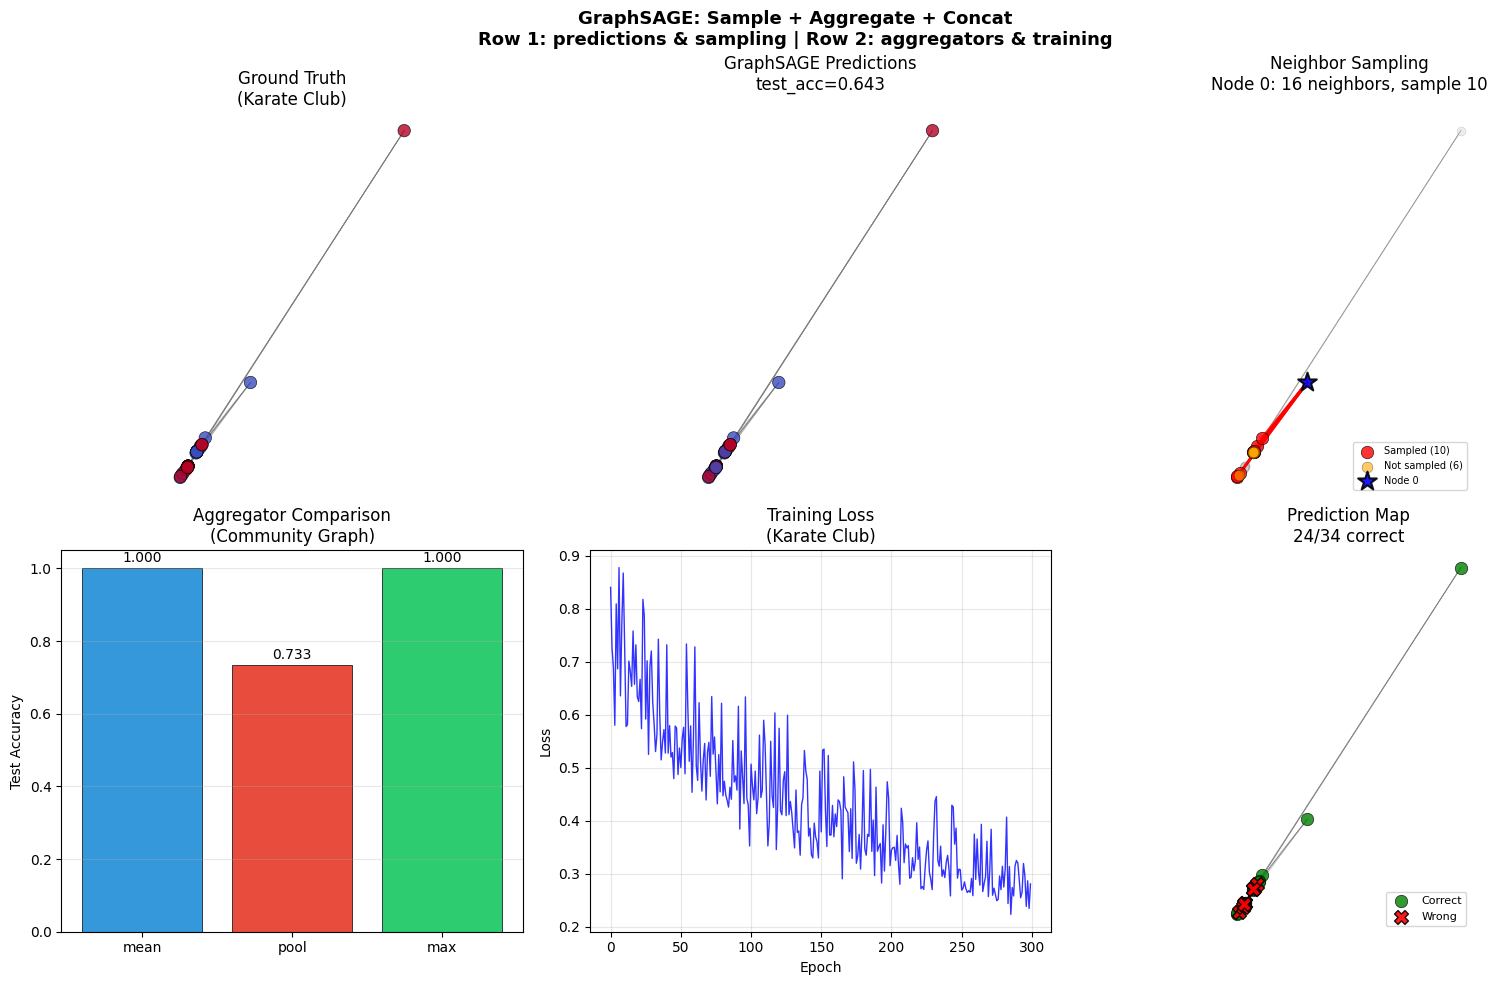

This figure's Python source:
"""
GraphSAGE — Paradigm: INDUCTIVE AGGREGATION

===============================================================
WHAT IT IS (THE CORE IDEA)
===============================================================

GraphSAGE = Graph SAmple and aggreGatE (Hamilton et al., 2017)

Instead of fixed graph convolution like GCN, LEARN an aggregation
function from SAMPLED neighbors.

For each node v, at each layer k:

    1. SAMPLE: Pick k neighbors of v (not all!)
    2. AGGREGATE: Combine neighbor features
       h_N(v)^(k) = AGGREGATE({h_u^(k-1) : u in SAMPLE(N(v))})
    3. CONCAT: Combine self with aggregated neighbors
       h_v^(k) = sigma(W^(k) . CONCAT(h_v^(k-1), h_N(v)^(k)))
    4. NORMALIZE: L2-normalize the embedding
       h_v^(k) = h_v^(k) / ||h_v^(k)||

The CONCAT is the key difference from GCN:
    GCN: smooths self INTO neighbors (weighted average)
    GraphSAGE: EXPLICITLY separates self from neighbors

===============================================================
WHY GRAPHSAGE > GCN
===============================================================

1. INDUCTIVE: GCN learns weights tied to graph structure.
   GraphSAGE learns a GENERAL aggregation function.
   -> Can process UNSEEN nodes and UNSEEN graphs!

2. SCALABLE: GCN uses ALL neighbors (full A_hat multiplication).
   GraphSAGE SAMPLES k neighbors per node per layer.
   -> Constant computation per node, regardless of degree.

3. FLEXIBLE: GCN uses fixed degree-weighted mean.
   GraphSAGE supports multiple aggregator types.
   -> Mean, pool, max -- each with different strengths.

===============================================================
AGGREGATORS
===============================================================

1. MEAN: Simple average of neighbor features
   h_N(v) = mean({h_u : u in S(N(v))})
   Equivalent to GCN's normalized mean (but with sampling).

2. POOL: Apply MLP, then element-wise max-pool
   h_N(v) = max({sigma(W_pool h_u + b_pool) : u in S(N(v))})
   More expressive: nonlinear transformation before aggregation.

3. MAX: Element-wise maximum of neighbor features
   h_N(v) = max({h_u : u in S(N(v))})
   Captures the most salient feature per dimension.

===============================================================
SAMPLING: WHY NOT USE ALL NEIGHBORS?
===============================================================

Full neighborhood aggregation has problems:
1. HIGH-DEGREE NODES: Some nodes have 1000+ neighbors
   -> Computation and memory explodes
2. MINI-BATCH TRAINING: Can't fit full neighborhoods in batch
   -> Need bounded computation per node
3. REGULARIZATION: Sampling adds stochasticity
   -> Acts like dropout, prevents overfitting

Typical sample sizes: 10-25 per layer
With 2 layers: at most 25 * 25 = 625 nodes per ego-graph

===============================================================
INDUCTIVE BIAS
===============================================================

1. LEARNED AGGREGATION: Generalizes to new structures
2. CONCAT(self, neighbors): Self-info never lost (unlike GCN)
3. SAMPLING: Bounded computation, stochastic regularization
4. HOMOPHILY: Still assumes neighbors share information
5. LOCAL: k layers = k-hop, same as GCN

WHEN IT WORKS:
    Inductive: train on one graph, test on another
    Large graphs: sampling makes it scalable
    Dynamic graphs: new nodes can be classified immediately

WHEN IT FAILS:
    Very heterophilic graphs (neighbors are different classes)
    Very small sample sizes lose too much information

===============================================================
"""

import numpy as np
import matplotlib.pyplot as plt
import sys
sys.path.insert(0, '/Users/sid47/ML Algorithms')
from importlib import import_module
graph_module = import_module('35_graph_fundamentals')
Graph = graph_module.Graph
karate_club = graph_module.karate_club
create_community_graph = graph_module.create_community_graph
create_citation_network = graph_module.create_citation_network
create_transductive_split = graph_module.create_transductive_split
spring_layout = graph_module.spring_layout
draw_graph = graph_module.draw_graph

gcn_module = import_module('36_gcn')
softmax = gcn_module.softmax
cross_entropy_loss = gcn_module.cross_entropy_loss
compute_normalized_adjacency = gcn_module.compute_normalized_adjacency
GCN = gcn_module.GCN


# ============================================================
# GRAPHSAGE IMPLEMENTATION
# ============================================================

class GraphSAGE:
    """
    GraphSAGE: Graph SAmple and aggreGatE.

    Paradigm: INDUCTIVE AGGREGATION

    Key difference from GCN:
        GCN:       H' = sigma( A_hat H W )   (fixed graph convolution)
        GraphSAGE: h_v = sigma( W . CONCAT(h_v, AGG({h_u : u in S(N(v))})) )

    The aggregation function is LEARNED, not fixed.
    Neighbors are SAMPLED, not all used.
    Self-features are CONCATENATED, not smoothed in.
    """

    def __init__(self, n_features, n_hidden, n_classes, n_layers=2,
                 aggregator='mean', sample_size=10, dropout=0.5,
                 lr=0.01, random_state=None):
        """
        Parameters:
        -----------
        n_features : int
            Input feature dimension
        n_hidden : int
            Hidden layer dimension
        n_classes : int
            Number of output classes
        n_layers : int
            Number of GraphSAGE layers (2 recommended)
        aggregator : str
            'mean', 'pool', or 'max'
        sample_size : int
            Number of neighbors to sample per node per layer
        dropout : float
            Dropout rate
        lr : float
            Learning rate
        random_state : int or None
        """
        self.n_features = n_features
        self.n_hidden = n_hidden
        self.n_classes = n_classes
        self.n_layers = n_layers
        self.aggregator = aggregator
        self.sample_size = sample_size
        self.dropout = dropout
        self.lr = lr
        self.random_state = random_state

        self._init_weights()

    def _init_weights(self):
        """Xavier initialization for all layers."""
        if self.random_state is not None:
            np.random.seed(self.random_state)

        self.weights = []
        self.biases = []

        # Pool aggregator has extra MLP weights per layer
        self.pool_weights = []
        self.pool_biases = []

        # Layer dimensions:
        # Layer 0: CONCAT(self=n_features, agg=n_features) -> n_hidden
        # Layer 1..L-2: CONCAT(self=n_hidden, agg=n_hidden) -> n_hidden
        # Layer L-1: CONCAT(self=n_hidden, agg=n_hidden) -> n_classes

        for l in range(self.n_layers):
            if l == 0:
                d_in = self.n_features
            else:
                d_in = self.n_hidden

            if l == self.n_layers - 1:
                d_out = self.n_classes
            else:
                d_out = self.n_hidden

            # CONCAT(self, aggregated) -> 2 * d_in input dimension
            concat_dim = 2 * d_in
            std = np.sqrt(2.0 / (concat_dim + d_out))
            W = np.random.randn(concat_dim, d_out) * std
            b = np.zeros(d_out)
            self.weights.append(W)
            self.biases.append(b)

            # Pool aggregator MLP: d_in -> d_in
            if self.aggregator == 'pool':
                std_pool = np.sqrt(2.0 / (d_in + d_in))
                W_pool = np.random.randn(d_in, d_in) * std_pool
                b_pool = np.zeros(d_in)
                self.pool_weights.append(W_pool)
                self.pool_biases.append(b_pool)

    def _sample_neighbors(self, graph, node, k):
        """
        Sample k neighbors for a node.

        If the node has fewer than k neighbors, use all of them.
        If the node has no neighbors, return [node] (self-loop fallback).

        Parameters:
        -----------
        graph : Graph
        node : int
        k : int - number of neighbors to sample

        Returns: array of sampled neighbor indices
        """
        neighbors = graph.neighbors(node)

        if len(neighbors) == 0:
            # Isolated node: use self as fallback
            return np.array([node])

        if k >= len(neighbors):
            # Use all neighbors (no sampling needed)
            return neighbors

        # Sample k neighbors without replacement
        return np.random.choice(neighbors, size=k, replace=False)

    def _aggregate_mean(self, neighbor_features):
        """
        Mean aggregator: simple average of neighbor features.

        Parameters:
        -----------
        neighbor_features : ndarray (k, d) -- features of sampled neighbors

        Returns: ndarray (d,) -- aggregated feature vector
        """
        return np.mean(neighbor_features, axis=0)

    def _aggregate_pool(self, neighbor_features, W_pool, b_pool):
        """
        Pool aggregator: MLP followed by element-wise max-pooling.

        h_N(v) = max(sigma(W_pool * h_u + b_pool) for u in neighbors)

        Parameters:
        -----------
        neighbor_features : ndarray (k, d)
        W_pool : ndarray (d, d) -- pool MLP weights
        b_pool : ndarray (d,) -- pool MLP bias

        Returns: ndarray (d,) -- aggregated feature vector
        """
        # Apply MLP: sigma(W_pool * h + b_pool)
        transformed = neighbor_features @ W_pool + b_pool
        transformed = np.maximum(transformed, 0)  # ReLU

        # Element-wise max pooling
        return np.max(transformed, axis=0)

    def _aggregate_max(self, neighbor_features):
        """
        Max aggregator: element-wise maximum of neighbor features.

        Parameters:
        -----------
        neighbor_features : ndarray (k, d)

        Returns: ndarray (d,) -- aggregated feature vector
        """
        return np.max(neighbor_features, axis=0)

    def forward(self, graph, X=None, training=True):
        """
        Forward pass through all GraphSAGE layers.

        For each layer:
            1. Sample neighbors for each node
            2. Aggregate neighbor features
            3. Concat(self, aggregated)
            4. Linear transform + activation
            5. L2 normalize (hidden layers)

        Parameters:
        -----------
        graph : Graph
        X : ndarray (n, d) or None -- node features (uses graph.X if None)
        training : bool -- if True, apply dropout

        Returns: (output_probs, cache)
        """
        if X is None:
            X = graph.X

        n = graph.n_nodes
        H = X.copy()

        cache = {
            'H': [H.copy()],
            'Z': [],
            'concat': [],
            'agg': [],
            'sampled_neighbors': [],
            'neighbor_features': [],
            'pool_pre_relu': [],
            'dropout_masks': [],
            'H_pre_norm': [],
        }

        for l in range(self.n_layers):
            d_in = H.shape[1]
            aggregated = np.zeros((n, d_in))
            sampled = []
            neigh_feats_layer = []
            pool_pre_relu_layer = []

            for v in range(n):
                # Step 1: Sample neighbors
                neighbors_v = self._sample_neighbors(graph, v, self.sample_size)
                sampled.append(neighbors_v)

                # Step 2: Get neighbor features
                neigh_feats = H[neighbors_v]
                neigh_feats_layer.append(neigh_feats)

                # Step 3: Aggregate
                if self.aggregator == 'mean':
                    aggregated[v] = self._aggregate_mean(neigh_feats)
                elif self.aggregator == 'pool':
                    pre_relu = neigh_feats @ self.pool_weights[l] + self.pool_biases[l]
                    pool_pre_relu_layer.append(pre_relu)
                    aggregated[v] = self._aggregate_pool(
                        neigh_feats, self.pool_weights[l], self.pool_biases[l]
                    )
                elif self.aggregator == 'max':
                    aggregated[v] = self._aggregate_max(neigh_feats)

            cache['sampled_neighbors'].append(sampled)
            cache['neighbor_features'].append(neigh_feats_layer)
            cache['pool_pre_relu'].append(pool_pre_relu_layer)
            cache['agg'].append(aggregated.copy())

            # Step 4: Concatenate self with aggregated
            concat_features = np.concatenate([H, aggregated], axis=1)
            cache['concat'].append(concat_features.copy())

            # Step 5: Linear transform
            Z = concat_features @ self.weights[l] + self.biases[l]
            cache['Z'].append(Z.copy())

            # Step 6: Activation
            if l < self.n_layers - 1:
                # Hidden layer: ReLU
                H = np.maximum(Z, 0)

                # Dropout
                if training and self.dropout > 0:
                    mask = (np.random.rand(*H.shape) > self.dropout).astype(float)
                    H = H * mask / (1 - self.dropout + 1e-10)
                    cache['dropout_masks'].append(mask)
                else:
                    cache['dropout_masks'].append(np.ones_like(H))

                cache['H_pre_norm'].append(H.copy())

                # L2 normalize (stabilizes training)
                norms = np.linalg.norm(H, axis=1, keepdims=True)
                norms = np.maximum(norms, 1e-8)
                H = H / norms
            else:
                # Output layer: softmax
                H = softmax(Z)
                cache['H_pre_norm'].append(None)

            cache['H'].append(H.copy())

        return H, cache

    def backward(self, graph, y, mask, cache):
        """
        Full backpropagation through all GraphSAGE layers.

        Chain rule through:
        softmax -> linear -> concat -> (aggregate + self)
        -> relu -> dropout -> L2norm -> linear -> ...

        Parameters:
        -----------
        graph : Graph
        y : ndarray -- true labels
        mask : boolean array -- train mask
        cache : dict -- from forward pass
        """
        n = len(y)
        probs = cache['H'][-1]

        # Gradient of cross-entropy + softmax
        dZ = probs.copy()
        dZ[np.arange(n), y] -= 1

        # Mask: only backprop through train nodes
        mask_float = mask.astype(float)
        n_train = max(np.sum(mask), 1)
        dZ = dZ * mask_float[:, None] / n_train

        for l in range(self.n_layers - 1, -1, -1):
            concat_features = cache['concat'][l]
            H_prev = cache['H'][l]
            d_in = H_prev.shape[1]

            # Gradient w.r.t. weights and biases
            gW = concat_features.T @ dZ
            gb = np.sum(dZ, axis=0)

            # Gradient w.r.t. concat_features
            dConcat = dZ @ self.weights[l].T

            # Split gradient into self and aggregated parts
            dSelf = dConcat[:, :d_in]
            dAgg = dConcat[:, d_in:]

            # Gradient through aggregation -> to previous layer features
            dH_prev = dSelf.copy()

            if self.aggregator == 'mean':
                for v in range(n):
                    neighbors_v = cache['sampled_neighbors'][l][v]
                    k = len(neighbors_v)
                    if k > 0:
                        for nb in neighbors_v:
                            dH_prev[nb] += dAgg[v] / k

            elif self.aggregator == 'pool':
                dW_pool = np.zeros_like(self.pool_weights[l])
                db_pool = np.zeros_like(self.pool_biases[l])

                for v in range(n):
                    neighbors_v = cache['sampled_neighbors'][l][v]
                    neigh_feats = cache['neighbor_features'][l][v]
                    pre_relu = cache['pool_pre_relu'][l][v]

                    if len(neighbors_v) == 0:
                        continue

                    post_relu = np.maximum(pre_relu, 0)
                    max_idx = np.argmax(post_relu, axis=0)

                    d_post_relu = np.zeros_like(post_relu)
                    for dim in range(d_post_relu.shape[1]):
                        d_post_relu[max_idx[dim], dim] = dAgg[v, dim]

                    d_pre_relu = d_post_relu * (pre_relu > 0).astype(float)

                    dW_pool += neigh_feats.T @ d_pre_relu
                    db_pool += np.sum(d_pre_relu, axis=0)

                    d_neigh = d_pre_relu @ self.pool_weights[l].T
                    for idx, nb in enumerate(neighbors_v):
                        dH_prev[nb] += d_neigh[idx]

                self.pool_weights[l] -= self.lr * dW_pool
                self.pool_biases[l] -= self.lr * db_pool

            elif self.aggregator == 'max':
                for v in range(n):
                    neighbors_v = cache['sampled_neighbors'][l][v]
                    neigh_feats = cache['neighbor_features'][l][v]

                    if len(neighbors_v) == 0:
                        continue

                    max_idx = np.argmax(neigh_feats, axis=0)
                    for dim in range(neigh_feats.shape[1]):
                        nb_idx = max_idx[dim]
                        if nb_idx < len(neighbors_v):
                            dH_prev[neighbors_v[nb_idx]] += dAgg[v, dim]

            # Update weights for this layer
            self.weights[l] -= self.lr * gW
            self.biases[l] -= self.lr * gb

            # Prepare gradient for previous layer
            if l > 0:
                # Backprop through L2 normalization
                H_pre_norm = cache['H_pre_norm'][l - 1]
                if H_pre_norm is not None:
                    norms = np.linalg.norm(H_pre_norm, axis=1, keepdims=True)
                    norms = np.maximum(norms, 1e-8)
                    H_normed = H_pre_norm / norms

                    dot_products = np.sum(dH_prev * H_normed, axis=1, keepdims=True)
                    dH_pre_norm = (dH_prev - H_normed * dot_products) / norms
                else:
                    dH_pre_norm = dH_prev

                # Backprop through dropout
                dH_pre_norm = dH_pre_norm * cache['dropout_masks'][l - 1] / (1 - self.dropout + 1e-10)

                # Backprop through ReLU
                dZ = dH_pre_norm * (cache['Z'][l - 1] > 0).astype(float)

    def fit(self, graph, labels, train_mask, n_epochs=200, verbose=True):
        """
        Train GraphSAGE with transductive split.

        Parameters:
        -----------
        graph : Graph
        labels : ndarray -- node labels
        train_mask : boolean array
        n_epochs : int
        verbose : bool

        Returns: loss_history
        """
        loss_history = []

        for epoch in range(n_epochs):
            # Forward pass
            probs, cache = self.forward(graph, training=True)

            # Loss
            loss = cross_entropy_loss(probs, labels, train_mask)
            loss_history.append(loss)

            # Backward pass
            self.backward(graph, labels, train_mask, cache)

            if verbose and (epoch + 1) % 50 == 0:
                train_pred = np.argmax(probs, axis=1)
                train_acc = np.mean(train_pred[train_mask] == labels[train_mask])
                print(f"  Epoch {epoch+1:>4}: loss={loss:.4f}, train_acc={train_acc:.3f}")

        return loss_history

    def predict(self, graph):
        """Predict node labels."""
        probs, _ = self.forward(graph, training=False)
        return np.argmax(probs, axis=1)

    def predict_proba(self, graph):
        """Predict node class probabilities."""
        probs, _ = self.forward(graph, training=False)
        return probs

    def get_embeddings(self, graph):
        """Get learned node representations from second-to-last layer."""
        _, cache = self.forward(graph, training=False)
        return cache['H'][-2]


# ============================================================
# ABLATION EXPERIMENTS
# ============================================================

def ablation_experiments():
    print("\n" + "=" * 60)
    print("ABLATION EXPERIMENTS")
    print("=" * 60)

    # -------- Experiment 1: Aggregator Comparison --------
    print("\n1. AGGREGATOR COMPARISON (mean vs pool vs max)")
    print("-" * 40)
    print("Which aggregation strategy works best?")

    graph, labels = create_community_graph(
        n_communities=3, nodes_per_community=25,
        p_in=0.25, p_out=0.02, feature_dim=16, random_state=42
    )
    n_classes = 3
    train_mask, val_mask, test_mask = create_transductive_split(
        graph.n_nodes, labels, train_ratio=0.15, val_ratio=0.1
    )

    agg_results = {}
    for agg in ['mean', 'pool', 'max']:
        accs = []
        for trial in range(3):
            model = GraphSAGE(
                graph.X.shape[1], 16, n_classes, n_layers=2,
                aggregator=agg, sample_size=10, dropout=0.3,
                lr=0.01, random_state=42 + trial
            )
            model.fit(graph, labels, train_mask, n_epochs=200, verbose=False)
            preds = model.predict(graph)
            test_acc = np.mean(preds[test_mask] == labels[test_mask])
            accs.append(test_acc)

        mean_acc = np.mean(accs)
        std_acc = np.std(accs)
        agg_results[agg] = mean_acc
        print(f"  {agg:<6}  test_acc={mean_acc:.3f} +/- {std_acc:.3f}")

    print("-> Mean: simplest, usually competitive")
    print("-> Pool: most expressive (MLP + max), captures nonlinear patterns")
    print("-> Max: captures salient features, ignores quantity")

    # -------- Experiment 2: Sample Size --------
    print("\n2. SAMPLE SIZE (neighbors per node)")
    print("-" * 40)
    print("How many neighbors do we need to sample?")

    for sample_size in [3, 5, 10, 25, 100]:
        label = f"k={sample_size}" if sample_size < 100 else "k=ALL"
        model = GraphSAGE(
            graph.X.shape[1], 16, n_classes, n_layers=2,
            aggregator='mean', sample_size=sample_size, dropout=0.3,
            lr=0.01, random_state=42
        )
        model.fit(graph, labels, train_mask, n_epochs=200, verbose=False)
        preds = model.predict(graph)
        test_acc = np.mean(preds[test_mask] == labels[test_mask])

        avg_deg = np.mean(graph.degrees())
        coverage = min(sample_size / max(avg_deg, 1), 1.0)

        print(f"  {label:<8}  test_acc={test_acc:.3f}"
              f"  coverage={coverage:.1%} of avg_degree={avg_deg:.1f}")

    print("-> Small sample: faster but noisier")
    print("-> k=10-25 usually sufficient")
    print("-> Sampling adds regularization (like dropout)")

    # -------- Experiment 3: INDUCTIVE Generalization --------
    print("\n3. INDUCTIVE GENERALIZATION")
    print("-" * 40)
    print("Train on one graph, test on a DIFFERENT graph!")
    print("This is where GraphSAGE shines vs GCN.")

    # Train graph: 3 communities, 20 nodes each
    train_graph, train_labels = create_community_graph(
        n_communities=3, nodes_per_community=20,
        p_in=0.25, p_out=0.02, feature_dim=16, random_state=42
    )
    train_mask_ind = np.ones(train_graph.n_nodes, dtype=bool)

    # Test graph: 3 communities, 30 nodes each (DIFFERENT graph!)
    test_graph, test_labels = create_community_graph(
        n_communities=3, nodes_per_community=30,
        p_in=0.25, p_out=0.02, feature_dim=16, random_state=99
    )

    # GraphSAGE: train on train_graph, test on test_graph
    sage = GraphSAGE(
        train_graph.X.shape[1], 16, n_classes, n_layers=2,
        aggregator='mean', sample_size=10, dropout=0.3,
        lr=0.01, random_state=42
    )
    sage.fit(train_graph, train_labels, train_mask_ind, n_epochs=300, verbose=False)

    sage_train_preds = sage.predict(train_graph)
    sage_train_acc = np.mean(sage_train_preds == train_labels)
    sage_test_preds = sage.predict(test_graph)
    sage_test_acc = np.mean(sage_test_preds == test_labels)

    print(f"\n  GraphSAGE:")
    print(f"    Train graph acc: {sage_train_acc:.3f} ({train_graph.n_nodes} nodes)")
    print(f"    Test graph acc:  {sage_test_acc:.3f} ({test_graph.n_nodes} nodes, UNSEEN!)")

    # GCN: train on train_graph, test on test_graph
    gcn = GCN(
        train_graph.X.shape[1], 16, n_classes, n_layers=2,
        lr=0.01, dropout=0.3, random_state=42
    )
    gcn.fit(train_graph, train_labels, train_mask_ind, n_epochs=300, verbose=False)

    gcn_train_preds = gcn.predict(train_graph)
    gcn_train_acc = np.mean(gcn_train_preds == train_labels)
    gcn_test_preds = gcn.predict(test_graph)
    gcn_test_acc = np.mean(gcn_test_preds == test_labels)

    print(f"\n  GCN:")
    print(f"    Train graph acc: {gcn_train_acc:.3f} ({train_graph.n_nodes} nodes)")
    print(f"    Test graph acc:  {gcn_test_acc:.3f} ({test_graph.n_nodes} nodes, UNSEEN!)")

    print(f"\n  Difference on unseen graph: GraphSAGE={sage_test_acc:.3f} vs GCN={gcn_test_acc:.3f}")
    print("-> GraphSAGE learns GENERAL aggregation -> transfers to new graphs")
    print("-> GCN learns graph-specific weights -> may not transfer well")

    # -------- Experiment 4: Number of Layers --------
    print("\n4. NUMBER OF LAYERS (Over-smoothing check)")
    print("-" * 40)

    for n_layers in [1, 2, 3, 4]:
        model = GraphSAGE(
            graph.X.shape[1], 16, n_classes, n_layers=n_layers,
            aggregator='mean', sample_size=10, dropout=0.3,
            lr=0.01, random_state=42
        )
        model.fit(graph, labels, train_mask, n_epochs=200, verbose=False)
        preds = model.predict(graph)
        test_acc = np.mean(preds[test_mask] == labels[test_mask])

        # Measure embedding diversity (over-smoothing indicator)
        emb = model.get_embeddings(graph)
        norms = np.linalg.norm(emb, axis=1, keepdims=True)
        norms = np.maximum(norms, 1e-8)
        emb_norm = emb / norms
        cos_sim = emb_norm @ emb_norm.T
        avg_sim = (np.sum(cos_sim) - graph.n_nodes) / (graph.n_nodes * (graph.n_nodes - 1))

        print(f"  layers={n_layers}  test_acc={test_acc:.3f}"
              f"  avg_cos_sim={avg_sim:.3f}")

    print("-> 2 layers is typically best (same as GCN)")
    print("-> GraphSAGE's CONCAT helps: self-info preserved better")
    print("-> Still susceptible to over-smoothing, but less than GCN")

    return agg_results


# ============================================================
# BENCHMARK ON DATASETS
# ============================================================

def benchmark_on_datasets():
    """Benchmark GraphSAGE across standard graph datasets."""
    print("\n" + "=" * 60)
    print("BENCHMARK: GraphSAGE on Graph Datasets")
    print("=" * 60)

    results = {}

    datasets = {
        'karate_club': (karate_club, 2),
        'community_2': (lambda: create_community_graph(2, 25, 0.3, 0.02), 2),
        'community_3': (lambda: create_community_graph(3, 20, 0.3, 0.02), 3),
        'community_4': (lambda: create_community_graph(4, 15, 0.3, 0.02), 4),
        'citation': (lambda: create_citation_network(100, 3, 16), 3),
    }

    print(f"\n{'Dataset':<15} {'Train Acc':<12} {'Test Acc':<12} {'Nodes':<8}")
    print("-" * 50)

    for name, (dataset_fn, n_classes) in datasets.items():
        graph, labels = dataset_fn()
        train_mask, val_mask, test_mask = create_transductive_split(
            graph.n_nodes, labels, train_ratio=0.15, val_ratio=0.1
        )

        model = GraphSAGE(
            graph.X.shape[1], 16, n_classes, n_layers=2,
            aggregator='mean', sample_size=10, dropout=0.5,
            lr=0.01, random_state=42
        )
        model.fit(graph, labels, train_mask, n_epochs=200, verbose=False)

        preds = model.predict(graph)
        train_acc = np.mean(preds[train_mask] == labels[train_mask])
        test_acc = np.mean(preds[test_mask] == labels[test_mask])

        results[name] = {'train_acc': train_acc, 'test_acc': test_acc}
        print(f"{name:<15} {train_acc:<12.3f} {test_acc:<12.3f} {graph.n_nodes:<8}")

    return results


# ============================================================
# VISUALIZATIONS
# ============================================================

def visualize_graphsage():
    """
    Main GraphSAGE visualization: 2x3 grid.

    Panel 1: Ground truth (karate club)
    Panel 2: GraphSAGE predictions
    Panel 3: Sampling visualization
    Panel 4: Aggregator comparison bar chart
    Panel 5: Training curve
    Panel 6: Correct vs incorrect predictions
    """
    print("\nGenerating: GraphSAGE visualization...")

    fig, axes = plt.subplots(2, 3, figsize=(16, 10))

    # Use karate club
    graph, labels = karate_club()
    n_classes = 2
    train_mask, val_mask, test_mask = create_transductive_split(
        graph.n_nodes, labels, train_ratio=0.15, val_ratio=0.1
    )
    pos = spring_layout(graph, seed=42)

    # Train GraphSAGE
    sage = GraphSAGE(
        graph.X.shape[1], 16, n_classes, n_layers=2,
        aggregator='mean', sample_size=10, dropout=0.3,
        lr=0.01, random_state=42
    )
    losses = sage.fit(graph, labels, train_mask, n_epochs=300, verbose=False)

    # --- Panel 1: Ground truth ---
    draw_graph(graph, labels, pos, axes[0, 0],
               title='Ground Truth\n(Karate Club)', cmap='coolwarm')

    # --- Panel 2: GraphSAGE predictions ---
    preds = sage.predict(graph)
    test_acc = np.mean(preds[test_mask] == labels[test_mask])
    draw_graph(graph, preds, pos, axes[0, 1],
               title=f'GraphSAGE Predictions\ntest_acc={test_acc:.3f}', cmap='coolwarm')

    # --- Panel 3: Sampling visualization ---
    ax = axes[0, 2]
    center_node = 0  # Node 0 (hub in karate club)
    np.random.seed(42)
    sampled_neighbors = sage._sample_neighbors(graph, center_node, 10)
    all_neighbors = graph.neighbors(center_node)

    # Draw all edges faded
    for i in range(graph.n_nodes):
        for j in range(i + 1, graph.n_nodes):
            if graph.A[i, j] > 0:
                ax.plot([pos[i, 0], pos[j, 0]], [pos[i, 1], pos[j, 1]],
                        'gray', alpha=0.1, linewidth=0.5)

    # Highlight edges to sampled neighbors
    for nb in sampled_neighbors:
        ax.plot([pos[center_node, 0], pos[nb, 0]],
                [pos[center_node, 1], pos[nb, 1]],
                'red', alpha=0.7, linewidth=2, zorder=4)

    # Highlight edges to un-sampled neighbors
    unsampled = set(all_neighbors.tolist()) - set(sampled_neighbors.tolist())
    for nb in unsampled:
        ax.plot([pos[center_node, 0], pos[nb, 0]],
                [pos[center_node, 1], pos[nb, 1]],
                'orange', alpha=0.4, linewidth=1, linestyle='--', zorder=3)

    # Draw all nodes faded
    ax.scatter(pos[:, 0], pos[:, 1], c='lightgray', s=40, alpha=0.4,
               edgecolors='gray', linewidths=0.3, zorder=2)

    # Highlight sampled neighbors
    ax.scatter(pos[sampled_neighbors, 0], pos[sampled_neighbors, 1],
               c='red', s=80, alpha=0.8, edgecolors='black', linewidths=0.5,
               zorder=5, label=f'Sampled ({len(sampled_neighbors)})')

    # Highlight un-sampled neighbors
    if len(unsampled) > 0:
        unsampled_arr = np.array(list(unsampled))
        ax.scatter(pos[unsampled_arr, 0], pos[unsampled_arr, 1],
                   c='orange', s=60, alpha=0.6, edgecolors='black', linewidths=0.3,
                   zorder=5, label=f'Not sampled ({len(unsampled)})')

    # Center node
    ax.scatter([pos[center_node, 0]], [pos[center_node, 1]],
               c='blue', s=200, alpha=0.9, edgecolors='black', linewidths=1.5,
               zorder=6, marker='*', label=f'Node {center_node}')

    ax.legend(loc='lower right', fontsize=7)
    ax.set_title(f'Neighbor Sampling\nNode {center_node}: {len(all_neighbors)} neighbors,'
                 f' sample {len(sampled_neighbors)}')
    ax.set_aspect('equal')
    ax.axis('off')

    # --- Panel 4: Aggregator comparison bar chart ---
    ax = axes[1, 0]
    cg, cl = create_community_graph(3, 20, 0.25, 0.02, 16, random_state=42)
    tm, vm, tsm = create_transductive_split(cg.n_nodes, cl, 0.15, 0.1)

    agg_accs = {}
    for agg_name in ['mean', 'pool', 'max']:
        model = GraphSAGE(
            cg.X.shape[1], 16, 3, n_layers=2,
            aggregator=agg_name, sample_size=10, dropout=0.3,
            lr=0.01, random_state=42
        )
        model.fit(cg, cl, tm, n_epochs=200, verbose=False)
        p = model.predict(cg)
        agg_accs[agg_name] = np.mean(p[tsm] == cl[tsm])

    colors = ['#3498db', '#e74c3c', '#2ecc71']
    bars = ax.bar(list(agg_accs.keys()), list(agg_accs.values()),
                  color=colors, edgecolor='black', linewidth=0.5)
    for bar, acc in zip(bars, agg_accs.values()):
        ax.text(bar.get_x() + bar.get_width() / 2, bar.get_height() + 0.01,
                f'{acc:.3f}', ha='center', va='bottom', fontsize=10)
    ax.set_ylabel('Test Accuracy')
    ax.set_title('Aggregator Comparison\n(Community Graph)')
    ax.set_ylim(0, 1.05)
    ax.grid(True, alpha=0.3, axis='y')

    # --- Panel 5: Training curve ---
    ax = axes[1, 1]
    ax.plot(losses, 'b-', linewidth=1, alpha=0.8)
    ax.set_xlabel('Epoch')
    ax.set_ylabel('Loss')
    ax.set_title('Training Loss\n(Karate Club)')
    ax.grid(True, alpha=0.3)

    # --- Panel 6: Correct vs incorrect predictions ---
    ax = axes[1, 2]
    correct = preds == labels
    for i in range(graph.n_nodes):
        for j in range(i + 1, graph.n_nodes):
            if graph.A[i, j] > 0:
                ax.plot([pos[i, 0], pos[j, 0]], [pos[i, 1], pos[j, 1]],
                        'gray', alpha=0.2, linewidth=0.5)

    ax.scatter(pos[correct, 0], pos[correct, 1], c='green',
               s=80, alpha=0.8, edgecolors='black', linewidths=0.5,
               zorder=3, label='Correct')
    ax.scatter(pos[~correct, 0], pos[~correct, 1], c='red',
               s=100, alpha=0.9, edgecolors='black', linewidths=1,
               zorder=4, marker='X', label='Wrong')
    ax.legend(loc='lower right', fontsize=8)
    ax.set_title(f'Prediction Map\n{np.sum(correct)}/{graph.n_nodes} correct')
    ax.set_aspect('equal')
    ax.axis('off')

    plt.suptitle('GraphSAGE: Sample + Aggregate + Concat\n'
                 'Row 1: predictions & sampling | Row 2: aggregators & training',
                 fontsize=13, fontweight='bold')
    plt.tight_layout()
    return fig


def visualize_inductive():
    """
    Inductive learning visualization: 1x3 grid.

    Panel 1: Train graph with labels
    Panel 2: Test graph (DIFFERENT graph, same structure type)
    Panel 3: Comparison table: GCN vs GraphSAGE
    """
    print("\nGenerating: Inductive learning visualization...")

    fig, axes = plt.subplots(1, 3, figsize=(16, 5))

    # Create train and test graphs with DIFFERENT random seeds
    train_graph, train_labels = create_community_graph(
        n_communities=3, nodes_per_community=20,
        p_in=0.25, p_out=0.02, feature_dim=16, random_state=42
    )
    test_graph, test_labels = create_community_graph(
        n_communities=3, nodes_per_community=30,
        p_in=0.25, p_out=0.02, feature_dim=16, random_state=99
    )

    train_mask = np.ones(train_graph.n_nodes, dtype=bool)
    n_classes = 3

    # Train both models on train_graph
    sage = GraphSAGE(
        train_graph.X.shape[1], 16, n_classes, n_layers=2,
        aggregator='mean', sample_size=10, dropout=0.3,
        lr=0.01, random_state=42
    )
    sage.fit(train_graph, train_labels, train_mask, n_epochs=300, verbose=False)

    gcn = GCN(
        train_graph.X.shape[1], 16, n_classes, n_layers=2,
        lr=0.01, dropout=0.3, random_state=42
    )
    gcn.fit(train_graph, train_labels, train_mask, n_epochs=300, verbose=False)

    # Evaluate on both graphs
    sage_train_preds = sage.predict(train_graph)
    sage_test_preds = sage.predict(test_graph)
    gcn_train_preds = gcn.predict(train_graph)
    gcn_test_preds = gcn.predict(test_graph)

    sage_train_acc = np.mean(sage_train_preds == train_labels)
    sage_test_acc = np.mean(sage_test_preds == test_labels)
    gcn_train_acc = np.mean(gcn_train_preds == train_labels)
    gcn_test_acc = np.mean(gcn_test_preds == test_labels)

    # --- Panel 1: Train graph ---
    train_pos = spring_layout(train_graph, seed=42)
    draw_graph(train_graph, train_labels, train_pos, axes[0],
               title=f'TRAIN Graph\n{train_graph.n_nodes} nodes, 3 communities',
               cmap='Set1')

    # --- Panel 2: Test graph with GraphSAGE predictions ---
    test_pos = spring_layout(test_graph, seed=99)
    ax = axes[1]
    for i in range(test_graph.n_nodes):
        for j in range(i + 1, test_graph.n_nodes):
            if test_graph.A[i, j] > 0:
                ax.plot([test_pos[i, 0], test_pos[j, 0]],
                        [test_pos[i, 1], test_pos[j, 1]],
                        'gray', alpha=0.2, linewidth=0.5)

    correct_sage = sage_test_preds == test_labels
    ax.scatter(test_pos[correct_sage, 0], test_pos[correct_sage, 1],
               c=test_labels[correct_sage], cmap='Set1', s=60, alpha=0.8,
               edgecolors='black', linewidths=0.5, zorder=3,
               vmin=0, vmax=2)
    if np.sum(~correct_sage) > 0:
        ax.scatter(test_pos[~correct_sage, 0], test_pos[~correct_sage, 1],
                   c='red', s=80, alpha=0.9, edgecolors='black', linewidths=1,
                   zorder=4, marker='X')
    ax.set_title(f'TEST Graph (UNSEEN!)\n{test_graph.n_nodes} nodes, '
                 f'GraphSAGE acc={sage_test_acc:.3f}')
    ax.set_aspect('equal')
    ax.axis('off')

    # --- Panel 3: Comparison table ---
    ax = axes[2]
    ax.axis('off')

    table_data = [
        ['', 'Train Graph', 'Test Graph\n(UNSEEN)'],
        ['GraphSAGE', f'{sage_train_acc:.3f}', f'{sage_test_acc:.3f}'],
        ['GCN', f'{gcn_train_acc:.3f}', f'{gcn_test_acc:.3f}'],
    ]

    table = ax.table(
        cellText=table_data,
        cellLoc='center',
        loc='center',
        colWidths=[0.3, 0.3, 0.3]
    )
    table.auto_set_font_size(False)
    table.set_fontsize(12)
    table.scale(1.0, 2.0)

    # Style the header row
    for j in range(3):
        table[0, j].set_facecolor('#d4e6f1')
        table[0, j].set_text_props(fontweight='bold')

    # Style the model name column
    for i in range(1, 3):
        table[i, 0].set_facecolor('#fdebd0')
        table[i, 0].set_text_props(fontweight='bold')

    # Highlight better test accuracy
    if sage_test_acc >= gcn_test_acc:
        table[1, 2].set_facecolor('#d5f5e3')
    else:
        table[2, 2].set_facecolor('#d5f5e3')

    ax.set_title('INDUCTIVE Comparison\nTrain on 60 nodes, test on 90 nodes\n'
                 '(different graph, same community structure)',
                 fontsize=11, fontweight='bold')

    ax.text(0.5, 0.08,
            'GraphSAGE learns GENERAL aggregation functions\n'
            'that transfer to unseen graphs.\n'
            'GCN learns weights tied to specific graph structure.',
            ha='center', va='center', fontsize=9,
            style='italic', transform=ax.transAxes,
            bbox=dict(boxstyle='round,pad=0.5', facecolor='lightyellow', alpha=0.8))

    plt.suptitle('INDUCTIVE LEARNING: Train on one graph, test on ANOTHER',
                 fontsize=13, fontweight='bold')
    plt.tight_layout()
    return fig


# ============================================================
# MAIN
# ============================================================

if __name__ == '__main__':
    print("=" * 60)
    print("GraphSAGE -- Paradigm: INDUCTIVE AGGREGATION")
    print("=" * 60)

    print("""
WHAT THIS MODEL IS:

    GraphSAGE = Graph SAmple and aggreGatE

    For each node v, at each layer:
        1. SAMPLE k neighbors: S(N(v))
        2. AGGREGATE: h_N(v) = AGG({h_u : u in S(N(v))})
        3. CONCAT:    [h_v || h_N(v)]
        4. TRANSFORM: h_v' = sigma(W . [h_v || h_N(v)])

    KEY DIFFERENCES FROM GCN:
        GCN:       H' = sigma(A_hat H W)    (fixed aggregation)
        GraphSAGE: h_v = W . CONCAT(h_v, AGG(neighbors))

    1. CONCAT separates self from neighbors (self never lost)
    2. SAMPLING bounds computation (scalable to large graphs)
    3. LEARNED aggregation (generalizes to new structures)

KEY HYPERPARAMETERS:
    - aggregator: 'mean' (simple), 'pool' (expressive), 'max'
    - sample_size: 10-25 (trade-off: accuracy vs speed)
    - n_layers: 2 (same over-smoothing concern as GCN)
    - hidden_dim: 16-32

INDUCTIVE BIAS:
    - HOMOPHILY: neighbors share information
    - AGGREGATION GENERALIZES: same function works on new graphs
    - BOUNDED NEIGHBORHOOD: sampling limits receptive field
    """)

    agg_results = ablation_experiments()
    results = benchmark_on_datasets()

    print("\nGenerating visualizations...")

    fig1 = visualize_graphsage()
    save_path1 = '/Users/sid47/ML Algorithms/37_graphsage.png'
    fig1.savefig(save_path1, dpi=100, bbox_inches='tight')
    print(f"Saved: {save_path1}")
    plt.close(fig1)

    fig2 = visualize_inductive()
    save_path2 = '/Users/sid47/ML Algorithms/37_graphsage_inductive.png'
    fig2.savefig(save_path2, dpi=100, bbox_inches='tight')
    print(f"Saved: {save_path2}")
    plt.close(fig2)

    print("\n" + "=" * 60)
    print("SUMMARY: What GraphSAGE Reveals")
    print("=" * 60)
    print("""
1. INDUCTIVE > TRANSDUCTIVE
   GraphSAGE learns GENERAL aggregation, not graph-specific weights.
   Train on graph A, deploy on graph B. GCN cannot do this.

2. CONCAT IS KEY
   By explicitly separating self from neighbors:
   h_v' = W . [h_v || AGG(neighbors)]
   The node's own features are NEVER lost.
   GCN's smoothing can wash out node identity.

3. SAMPLING = REGULARIZATION + SCALABILITY
   Sampling k neighbors per node:
   - Bounds computation (O(k^L) instead of O(n))
   - Acts as stochastic regularization (like dropout)
   - Makes mini-batch training possible

4. AGGREGATOR MATTERS (but not as much as you'd think)
   Mean: simple, competitive baseline
   Pool: MLP + max, most parameters, most expressive
   Max: captures salient features, lightweight
   In practice, mean is often good enough.

5. STILL LIMITED BY HOMOPHILY
   Like GCN, GraphSAGE assumes neighbors share information.
   For heterophilic graphs (neighbors differ), both struggle.

CONNECTION TO OTHER FILES:
    36_gcn.py: Fixed spectral convolution (GraphSAGE's predecessor)
    38_gat.py: Attention-weighted aggregation (learned importance)
    39_gin.py: SUM aggregation for maximum expressiveness
    40_mpnn.py: Unified framework that encompasses all of these

NEXT: 38_gat.py -- What if different neighbors matter differently?
    """)
